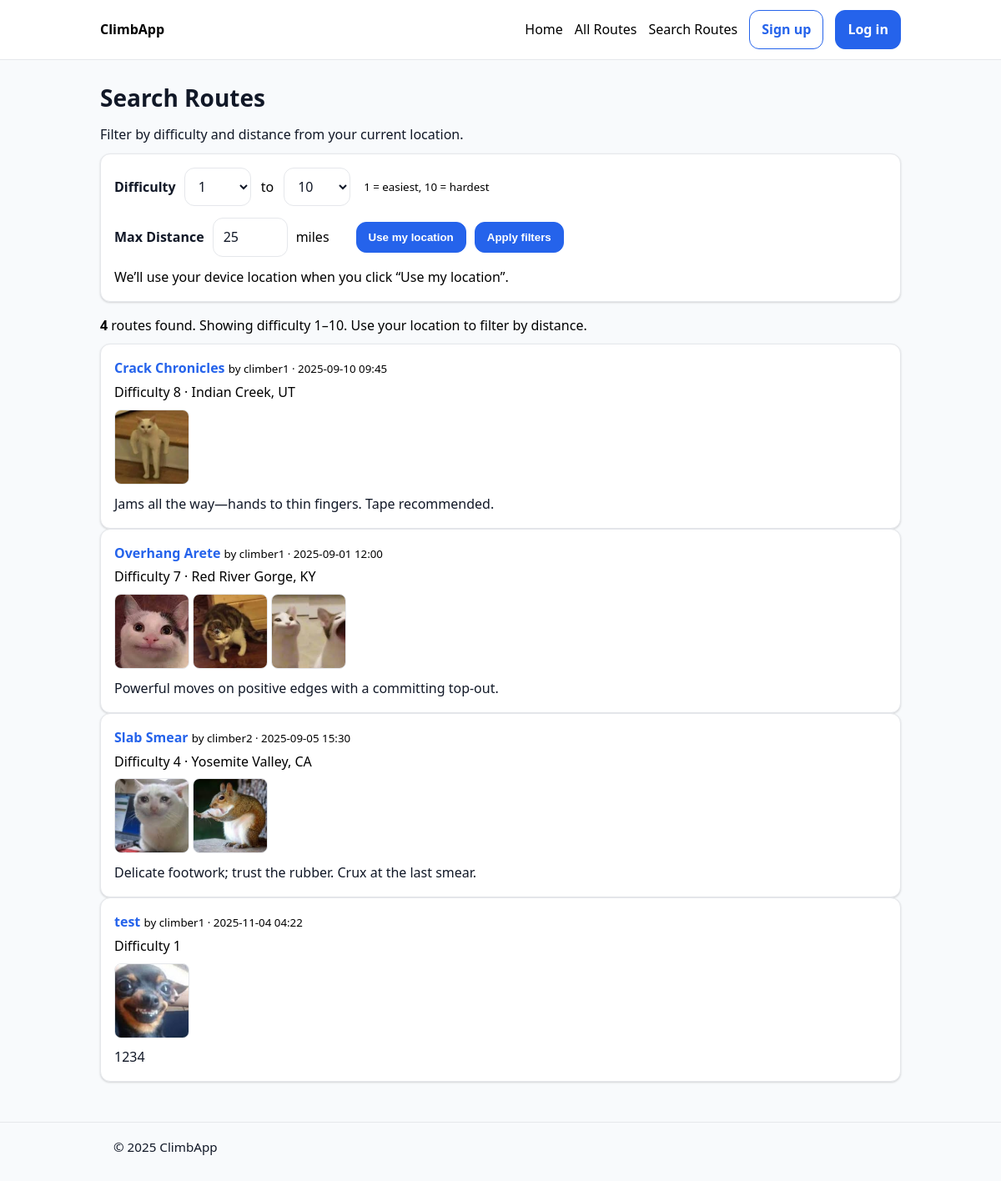
The page /routes/search/ on the database its author committed.
### routes/models.py (models this page shows, shortened)
class Route(models.Model):
    author = models.ForeignKey(
        settings.AUTH_USER_MODEL, on_delete=models.CASCADE, related_name="routes"
    )
    title = models.CharField(max_length=150)
    description = models.TextField(blank=True)
    difficulty = models.PositiveSmallIntegerField(
        validators=[MinValueValidator(1), MaxValueValidator(10)]
    )
    latitude = models.FloatField(blank=True, null=True)
    longitude = models.FloatField(blank=True, null=True)
    location_name = models.CharField(
        max_length=200, blank=True, help_text="e.g., Red River Gorge, KY"
    )
    picture = models.ImageField(upload_to="routes/pictures/", blank=True, null=True)
    video_url = models.URLField(
        blank=True,
        help_text="YouTube URL (e.g., https://www.youtube.com/watch?v=VIDEO_ID)",
        validators=[URLValidator()],
    )
    created_at = models.DateTimeField(auto_now_add=True)
    class Meta:
        ordering = [Lower("title"), "id"]

class RouteImage(models.Model):
    route = models.ForeignKey(Route, on_delete=models.CASCADE, related_name="images")
    image = models.ImageField(upload_to="routes/pictures/")
    alt_text = models.CharField(max_length=200, blank=True)
    order = models.PositiveSmallIntegerField(default=0)
    class Meta:
        ordering = ["order", "id"]

### routes/views.py (the view)
# urls.py: path("search/", views.route_search, name="search"),
def route_search(request):
    def as_int(val, default, lo, hi):
        try:
            v = int(val)
            return max(lo, min(hi, v))
        except (TypeError, ValueError):
            return default
    diff_min = as_int(request.GET.get("difficulty_min"), 1, 1, 10)
    diff_max = as_int(request.GET.get("difficulty_max"), 10, 1, 10)
    if diff_min > diff_max:
        diff_min, diff_max = diff_max, diff_min
    try:
        radius = float(request.GET.get("radius", 25))
    except (TypeError, ValueError):
        radius = 25.0
    def as_float(k):
        v = request.GET.get(k)
        try:
            return float(v) if v not in (None, "") else None
        except (TypeError, ValueError):
            return None
    lat = as_float("lat")
    lng = as_float("lng")
    profile_loc = None
    user = getattr(request, "user", None)
    if (lat is None or lng is None) and getattr(user, "is_authenticated", False) and hasattr(user, "profile"):
        p = user.profile
        if getattr(p, "latitude", None) is not None and getattr(p, "longitude", None) is not None:
            profile_loc = (float(p.latitude), float(p.longitude))
            if lat is None: lat = profile_loc[0]
            if lng is None: lng = profile_loc[1]
    from .models import Route
    qs = Route.objects.filter(difficulty__gte=diff_min, difficulty__lte=diff_max)
    routes_all = list(qs.select_related("author").prefetch_related("images"))
    def haversine_miles(lat1, lon1, lat2, lon2):
        R = 3958.7613  # miles
        phi1 = math.radians(lat1); phi2 = math.radians(lat2)
        dphi = math.radians(lat2 - lat1); dlambda = math.radians(lon2 - lon1)
        a = math.sin(dphi/2)**2 + math.cos(phi1)*math.cos(phi2)*math.sin(dlambda/2)**2
        return 2 * R * math.atan2(math.sqrt(a), math.sqrt(1 - a))
    def get_location_text(route):
        for field in ("location_name", "location", "address", "place"):
            val = getattr(route, field, None)
            if val:
                return str(val)
        return None
    active_location = None
    within = []   # routes with known/derived coordinates and within radius
    unknown = []  # couldn’t geocode (still included at the end)
    if lat is not None and lng is not None:
        active_location = {"latitude": float(lat), "longitude": float(lng)}
        for r in routes_all:
            rlat = getattr(r, "latitude", None)
            rlng = getattr(r, "longitude", None)
            if rlat is None or rlng is None:
                loc_text = get_location_text(r)
                coords = _geocode_first(loc_text) if loc_text else None
                if coords:
                    rlat, rlng = coords  # ephemeral; not persisted
            if rlat is not None and rlng is not None:
                d = haversine_miles(float(rlat), float(rlng), float(lat), float(lng))
                setattr(r, "distance_miles", d)
                if d <= radius:
                    within.append(r)
            else:
                unknown.append(r)
        within.sort(key=lambda x: getattr(x, "distance_miles", 1e9))
        filtered = within + unknown
    else:
        filtered = routes_all
        within = filtered
        unknown = []
    context = {
        "routes": filtered,
        "filters": {"difficulty_min": diff_min, "difficulty_max": diff_max, "radius": radius},
        "active_location": active_location,
        "used_profile_fallback": profile_loc is not None,
        "results_count": len(filtered),
        "within_count": len(within),
        "unknown_count": len(unknown),
    }
    return render(request, "routes/route_search.html", context)

### templates/routes/route_search.html (shortened to what this page needs)
{% extends "base.html" %}
{% block content %}
<div class="page-title">
  <h1>Search Routes</h1>
  <p class="muted">Filter by difficulty and distance from your current location.</p>
</div>
<form id="search-form" method="get" class="card" style="margin-bottom: 16px;">
  <div class="row" style="display:flex; align-items:center; gap:10px; flex-wrap:wrap; margin-bottom:14px;">
    <label for="difficulty_min" style="font-weight:600; margin:0;">Difficulty</label>
    <select id="difficulty_min" name="difficulty_min" style="width: 80px; flex:0 0 auto;">
      <option value="1" {% if filters.difficulty_min == 1 %}selected{% endif %}>1</option>
    </select>
    <span class="muted" style="padding:0 2px;">to</span>
    <select id="difficulty_max" name="difficulty_max" style="width: 80px; flex:0 0 auto;">
      <option value="10" {% if filters.difficulty_max == 10 %}selected{% endif %}>10</option>
    </select>
    <small class="muted" style="margin-left:6px;">1 = easiest, 10 = hardest</small>
  </div>
  <div class="row" style="display:flex; align-items:center; gap:10px; flex-wrap:wrap; margin-bottom:12px;">
    <label for="radius" style="font-weight:600; margin:0;">Max Distance</label>
    <input type="number" id="radius" name="radius" min="1" step="1"
           value="{{ filters.radius|floatformat:0|default:25 }}"
           style="width: 90px;" />
    <span class="muted">miles</span>
    <div style="width:12px; height:1px;"></div>
    <button type="button" id="useLocationBtn" class="btn">Use my location</button>
    <button type="submit" class="btn btn-primary">Apply filters</button>
  </div>
  <div id="locStatus" class="muted" style="margin-top:4px;">
    {% if active_location %}
      Using device location: {{ active_location.latitude|floatformat:4 }}, {{ active_location.longitude|floatformat:4 }}.
    {% elif used_profile_fallback %}
      Using your saved profile location (click “Use my location” to update).
    {% else %}
      We’ll use your device location when you click “Use my location”.
    {% endif %}
  </div>
</form>
<div style="margin-bottom: 10px;">
  {% if active_location %}
    <span><strong>{{ results_count }}</strong> route{% if results_count != 1 %}s{% endif %} found within {{ filters.radius|floatformat:0 }} mi, sorted by distance.</span>
  {% else %}
    <span><strong>{{ results_count }}</strong> route{% if results_count != 1 %}s{% endif %} found. Showing difficulty {{ filters.difficulty_min }}–{{ filters.difficulty_max }}. Use your location to filter by distance.</span>
  {% endif %}
</div>
{% if routes %}
  <div class="stack">
    {% for r in routes %}
      <div class="card">
        <div class="row" style="justify-content: space-between; align-items: baseline;">
          <a class="job-title" href="{% url 'routes:detail' r.pk %}" style="font-weight:700; text-decoration:none;">
            {{ r.title }}
          </a>
          <small class="muted">by {{ r.author.username }} · {{ r.created_at|date:"Y-m-d H:i" }}</small>
        </div>
        <div class="row" style="gap: 10px; align-items: center; margin: 4px 0 8px;">
          <span class="pill">Difficulty {{ r.difficulty }}</span>
          {% if r.location_name %}
            <span class="muted">· {{ r.location_name }}</span>
          {% endif %}
        </div>
        {% with imgs=r.images.all %}
          {% if imgs|length %}
            <div class="row" style="gap:10px; margin-top: 8px; overflow-x:auto;">
              {% for img in imgs|slice:":3" %}
                <img src="{{ img.image.url }}" alt="{{ img.alt_text|default:'Route image' }}" style="height: 90px; width: 90px; object-fit: cover; border-radius: 8px; border:1px solid var(--border);" loading="lazy">
              {% endfor %}
            </div>
          {% endif %}
        {% endwith %}
        {% if r.description %}
          <p class="muted" style="margin: 0.25rem 0 0;">{{ r.description|truncatechars:160 }}</p>
        {% endif %}
      </div>
    {% endfor %}
  </div>
{% else %}
  <div class="card">
    <p class="muted">No routes match your filters.</p>
  </div>
{% endif %}
{% endblock %}

### static/base.css (style rules this page uses)
* { box-sizing: border-box; }
html, body { height: 100%; }
body { margin: 0; color: #000; background: #f8fafc; font: 16px/1.55 system-ui, -apple-system, Segoe UI, Roboto, Arial, sans-serif; }
:root { --brand-blue: #2563eb; --brand-blue-300: #93c5fd; --border: #e5e7eb; --muted: #6b7280; --overlay-bg: rgba(0,0,0,.7); }
h1, h2, h3 { color: #111827; margin: 0 0 10px; }
h1 { font-size: 1.75rem; }
p { margin: 0 0 10px; color: #111827; }
a { color: var(--brand-blue); text-decoration: none; }
.card { background: #fff; border: 1px solid var(--border); border-radius: 12px; box-shadow: 0 1px 2px rgba(0,0,0,.06), 0 1px 3px rgba(0,0,0,.1); padding: 16px; }
.btn { display: inline-flex; align-items: center; justify-content: center; padding: 10px 14px; border-radius: 12px; border: 1px solid var(--brand-blue); background: var(--brand-blue); color: #fff !important; font-weight: 600; text-decoration: none; cursor: pointer; }
label { font-weight: 600; color: #111827; }
input, select, textarea { width: 100%; border: 1px solid var(--border); border-radius: 12px; padding: 10px 12px; background: #fff; color: #111827; font: inherit; }

### rows shown on the page
Route: title "Crack Chronicles", author.username "climber1", created_at "2025-09-10 09:45", difficulty "8", location_name "Indian Creek, UT", description "Jams all the way—hands to thin fingers. Tape recommended."
RouteImage: image (picture)
Route: title "Overhang Arete", author.username "climber1", created_at "2025-09-01 12:00", difficulty "7", location_name "Red River Gorge, KY", description "Powerful moves on positive edges with a committing top-out."
RouteImage: image (picture)
RouteImage: image (picture)
RouteImage: image (picture)
Route: title "Slab Smear", author.username "climber2", created_at "2025-09-05 15:30", difficulty "4", location_name "Yosemite Valley, CA", description "Delicate footwork; trust the rubber. Crux at the last smear."
RouteImage: image (picture)
RouteImage: image (picture)
Route: title "test", author.username "climber1", created_at "2025-11-04 04:22", difficulty "1", description "1234"
RouteImage: image (picture)

### other values the page prints
{{ results_count }} "4"
{{ filters.difficulty_min }} "1"
{{ filters.difficulty_max }} "10"
